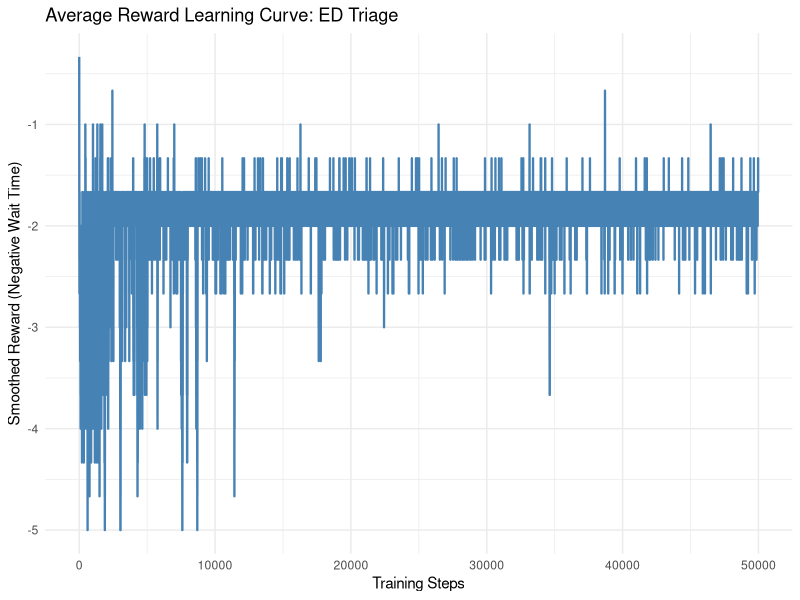

Recreate this plot in R.
## ---- chunk 1
# Emergency Department Triage with Average Reward Q-Learning
library(ggplot2)

# Environment setup
set.seed(42)
n_treatment_areas <- 3
max_patients <- 5
n_steps <- 50000

# State encoding and reward function
encode_state <- function(patient_counts) {
  sum(patient_counts * (max_patients + 1)^(0:(length(patient_counts)-1))) + 1
}

decode_state <- function(state_id) {
  state_id <- state_id - 1
  patient_counts <- numeric(n_treatment_areas)
  for (i in 1:n_treatment_areas) {
    patient_counts[i] <- state_id %% (max_patients + 1)
    state_id <- state_id %/% (max_patients + 1)
  }
  patient_counts
}

get_reward <- function(patient_counts, area_choice) {
  new_counts <- patient_counts
  new_counts[area_choice] <- min(new_counts[area_choice] + 1, max_patients)
  
  # Wait time model: increases with patient count
  avg_wait_time <- mean(new_counts)
  reward <- -avg_wait_time  # Negative because we want to minimize wait time
  
  # Simulate patient discharge (treatment completion)
  for (i in 1:n_treatment_areas) {
    if (new_counts[i] > 0 && runif(1) < 0.3) {
      new_counts[i] <- new_counts[i] - 1
    }
  }
  
  list(reward = reward, new_counts = new_counts)
}

# Initialize parameters
n_states <- (max_patients + 1)^n_treatment_areas
Q <- array(0, dim = c(n_states, n_treatment_areas))
rho_hat <- 0
alpha <- 0.1
beta <- 0.001
epsilon <- 0.1

# Training loop
patient_counts <- rep(0, n_treatment_areas)
state_id <- encode_state(patient_counts)
rewards_history <- numeric(n_steps)
rho_history <- numeric(n_steps)

cat("Training average reward Q-learning agent for ED triage...\n")

for (step in 1:n_steps) {
  # Epsilon-greedy action selection
  if (runif(1) < epsilon) {
    action <- sample(1:n_treatment_areas, 1)
  } else {
    action <- which.max(Q[state_id, ])
  }
  
  # Take action and observe reward
  result <- get_reward(patient_counts, action)
  reward <- result$reward
  patient_counts <- result$new_counts
  next_state_id <- encode_state(patient_counts)
  
  # Average reward Q-learning update
  td_error <- reward - rho_hat + max(Q[next_state_id, ]) - Q[state_id, action]
  Q[state_id, action] <- Q[state_id, action] + alpha * td_error
  rho_hat <- rho_hat + beta * td_error
  
  # Record progress
  rewards_history[step] <- reward
  rho_history[step] <- rho_hat
  
  # Update state
  state_id <- next_state_id
  
  # Decay exploration
  if (step %% 1000 == 0) {
    epsilon <- max(0.01, epsilon * 0.995)
    if (step %% 10000 == 0) {
      cat(sprintf("Step %d: Average reward estimate = %.4f\n", step, rho_hat))
    }
  }
}

# Evaluate learned policy
eval_steps <- 10000
patient_counts <- rep(0, n_treatment_areas)
state_id <- encode_state(patient_counts)
eval_rewards <- numeric(eval_steps)

for (step in 1:eval_steps) {
  action <- which.max(Q[state_id, ])
  result <- get_reward(patient_counts, action)
  eval_rewards[step] <- result$reward
  patient_counts <- result$new_counts
  state_id <- encode_state(patient_counts)
}

final_avg_reward <- mean(eval_rewards)
cat(sprintf("\nFinal average reward (negative wait time): %.4f\n", final_avg_reward))
cat(sprintf("Training estimate: %.4f\n", rho_hat))

# Policy analysis
cat("\nLearned triage policy examples:\n")
example_states <- list(
  c(0, 0, 0),  # All treatment areas empty
  c(3, 1, 1),  # Area 1 has more patients
  c(2, 2, 2),  # Balanced patient distribution
  c(5, 0, 0),  # Area 1 at capacity
  c(3, 3, 4)   # High overall patient volume
)

for (i in seq_along(example_states)) {
  counts <- example_states[[i]]
  state_id <- encode_state(counts)
  q_values <- Q[state_id, ]
  best_action <- which.max(q_values)
  
  cat(sprintf("Patient counts [%s] -> Assign to Area %d (Q-values: %.3f, %.3f, %.3f)\n",
              paste(counts, collapse=", "), best_action,
              q_values[1], q_values[2], q_values[3]))
}

# Visualization
cat("\nGenerating learning curve...\n")
smoothing_window <- 500
smoothed_rewards <- rewards_history

plot_data <- data.frame(
  step = 1:n_steps,
  reward = as.numeric(smoothed_rewards)
)

ggplot(plot_data[!is.na(plot_data$reward),], aes(x = step, y = reward)) +
  geom_line(color = "steelblue", linewidth = 0.8) +
  labs(title = "Average Reward Learning Curve: ED Triage",
       x = "Training Steps",
       y = "Smoothed Reward (Negative Wait Time)") +
  theme_minimal()
